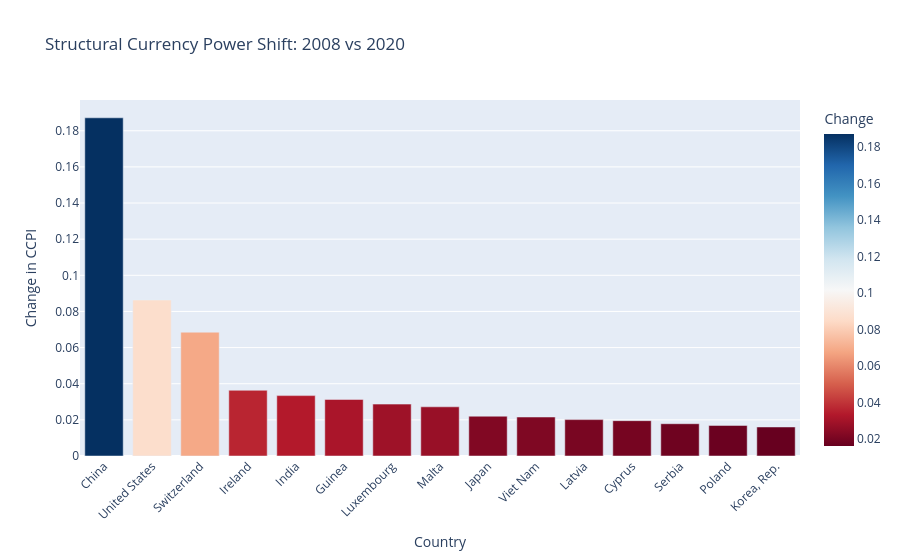

Notebook cell for this chart:
### Markdown cell above
[View Clustering Structural Regimes](https://afreedashireen.github.io/global-currency-power-index/visuals/currency_power_regimes_pca_kmeans.html)

### Code cell
# 10. Structural shift analysis

def structural_bar(year1, year2):
    """Compute change in CCPI between two years for each country."""
    df_shock = df_scaled[df_scaled["Year"].isin([year1, year2])].copy()

    shock_pivot = df_shock.pivot(
        index="Country",
        columns="Year",
        values="CCPI"
    ).dropna()

    shock_pivot["Change"] = shock_pivot[year2] - shock_pivot[year1]
    shock_pivot = shock_pivot.reset_index()
    shock_pivot = shock_pivot.sort_values("Change", ascending=False)

    return shock_pivot

year1 = 2008
year2 = 2020
data_shift = structural_bar(year1, year2)

top_n = 15
plot_data = data_shift.head(top_n)

fig = px.bar(
    plot_data,
    x="Country",
    y="Change",
    color="Change",
    color_continuous_scale="RdBu",
    title=f"Structural Currency Power Shift: {year1} vs {year2}"
)
fig.update_layout(
    xaxis_title="Country",
    yaxis_title="Change in CCPI",
    xaxis_tickangle=-45
)

### Figure 1 — Plotly figure (JSON) as saved in the notebook; plotly's stock layout.template omitted (floating-point values rounded to 4 significant figures)
{"data": [{"alignmentgroup": "True", "hovertemplate": "Country=%{x}<br>Change=%{marker.color}<extra></extra>", "legendgroup": "", "marker": {"color": [0.1872, 0.08632, 0.06852, 0.03637, 0.03342, 0.03129, 0.02871, 0.02722, 0.02202, 0.02157, 0.02013, 0.01956, 0.01786, 0.01692, 0.01607], "coloraxis": "coloraxis", "pattern": {"shape": ""}}, "name": "", "offsetgroup": "", "orientation": "v", "showlegend": false, "textposition": "auto", "type": "bar", "x": ["China", "United States", "Switzerland", "Ireland", "India", "Guinea", "Luxembourg", "Malta", "Japan", "Viet Nam", "Latvia", "Cyprus", "Serbia", "Poland", "Korea, Rep."], "xaxis": "x", "y": [0.1872, 0.08632, 0.06852, 0.03637, 0.03342, 0.03129, 0.02871, 0.02722, 0.02202, 0.02157, 0.02013, 0.01956, 0.01786, 0.01692, 0.01607], "yaxis": "y"}], "layout": {"barmode": "relative", "coloraxis": {"colorbar": {"title": {"text": "Change"}}, "colorscale": [[0, "rgb(103,0,31)"], [0.1, "rgb(178,24,43)"], [0.2, "rgb(214,96,77)"], [0.3, "rgb(244,165,130)"], [0.4, "rgb(253,219,199)"], [0.5, "rgb(247,247,247)"], [0.6, "rgb(209,229,240)"], [0.7, "rgb(146,197,222)"], [0.8, "rgb(67,147,195)"], [0.9, "rgb(33,102,172)"], [1, "rgb(5,48,97)"]]}, "legend": {"tracegroupgap": 0}, "title": {"text": "Structural Currency Power Shift: 2008 vs 2020"}, "xaxis": {"anchor": "y", "domain": [0, 1], "tickangle": -45, "title": {"text": "Country"}}, "yaxis": {"anchor": "x", "domain": [0, 1], "title": {"text": "Change in CCPI"}}}}
